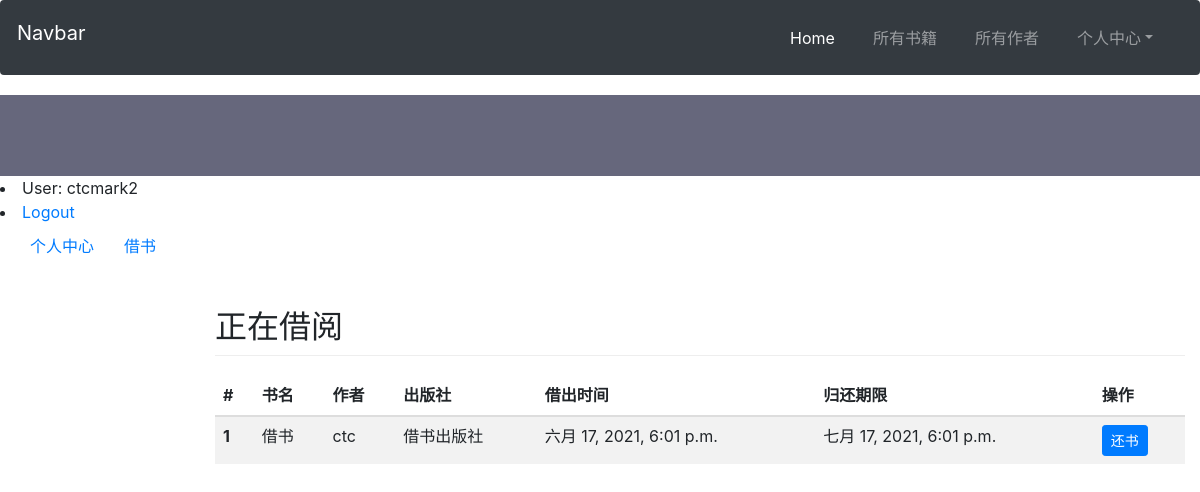
Page /library/mybooks/ (signed in) on the committed database.
### library/models.py (models this page shows, shortened)
class BookInstance(models.Model):
    id = models.UUIDField(primary_key=True,default=uuid.uuid4)
    book = models.ForeignKey('Book',on_delete=models.SET_NULL,null=True)
    date_borrow = models.DateTimeField(null=True,blank=True)
    date_back = models.DateTimeField(null=True,blank=True)
    LOAN_STATUS = (
        ('m', 'Maintenance(未上架)'),
        ('o', 'On loan(被借)'),
        ('a', 'Available(可借)'),
    )
    status = models.CharField(max_length=1, choices=LOAN_STATUS, blank=True, default='m', help_text='Book availability')
    borrower = models.ForeignKey(User, on_delete=models.SET_NULL, null=True, blank=True)
    class Meta:
        ordering = ["date_back"]

class Book(models.Model):
    title = models.CharField(max_length=50)
    author = models.ForeignKey('Author',on_delete=models.SET_NULL,null=True)
    is_aviliable = models.BooleanField(verbose_name='是否可借', default=True)
    pub = models.CharField(max_length=30)
    summary = models.TextField(help_text='写一些对此书的概述吧')

class Author(models.Model):
    name = models.CharField(max_length=100)
    def __str__(self):
        return '%s' % (self.name)

### library/views.py (the view)
# urls.py: path('mybooks/', views.LoanedBooksByUserListView.as_view(), name='my-borrowed'),
class LoanedBooksByUserListView(LoginRequiredMixin,generic.ListView):
    model = BookInstance
    template_name ='bookinstance_list_borrowed_user.html'
    paginate_by = 10
    def get_queryset(self):
        return BookInstance.objects.filter(borrower=self.request.user).filter(status__exact='o').order_by('date_back')

### templates/bookinstance_list_borrowed_user.html (shortened to what this page needs)
<!DOCTYPE html>
<html lang="zh">
<head>
    	<link rel="stylesheet" href="https://cdn.staticfile.org/twitter-bootstrap/3.3.7/css/bootstrap.min.css">
	<link href="https://cdn.bootcss.com/bootstrap/4.1.0/css/bootstrap.min.css" rel="stylesheet">
	<link rel="stylesheet" type="text/css" href="css/htmleaf-demo.css">
	<link rel="stylesheet" href="style.css">
</head>
<body>
{% extends "base_generic.html" %}
{% block content %}
   {% if user.is_authenticated %}
     <li>User: {{ user.get_username }}</li>
     <li><a href="{% url 'logout'%}?next={{request.path}}">Logout</a></li>
   {% endif %}
 <div class="col-sm-3 col-md-2 sidebar">
        <ul class="nav nav-sidebar">
            <li class="active"><a href="/home/">个人中心</a></li>
            <li><a href="/search/">借书</a></li>
        </ul>
    </div>
    <div class="col-sm-9 col-sm-offset-3 col-md-10 col-md-offset-2 main">
        <h2 class="page-header">正在借阅</h2>
        <div class="table-responsive">
            <table class="table table-striped">
              <thead>
                <tr>
                  <th scope="col">#</th>
                  <th scope="col">书名</th>
                  <th scope="col">作者</th>
                  <th scope="col">出版社</th>
                  <th scope="col">借出时间</th>
                  <th scope="col">归还期限</th>
                  <th scope="col">操作</th>
                </tr>
              </thead>
              <tbody>
                {% for books in bookinstance_list %}
                    <tr>
                        <th scope="row">{{ forloop.counter }}</th>
                        <a href="{% url 'book-detail' books.book.pk %}"><td>{{ books.book.title }}</td></a>
                        <td>{{ books.book.author }}</td>
                        <td>{{ books.book.pub }}</td>
                        <td>{{ books.date_borrow }}</td>
                        <td>{{ books.date_back }}</td>
                        <td><a class="btn btn-primary btn-sm" href="/return/?book_id={{ books.book.id }}">还书</a></td>
                    </tr>
                {% endfor %}
              </tbody>
            </table>
        </div>
    </div>
{% endblock %}

### templates/css/htmleaf-demo.css (style rules this page uses)
body, html { font-size: 100%; padding: 0; margin: 0; }
*, *:after, *:before { -webkit-box-sizing: border-box; -moz-box-sizing: border-box; box-sizing: border-box; }
body { font-weight: 500; font-size: 1.05em; font-family: "Microsoft YaHei","Segoe UI", "Lucida Grande", Helvetica, Arial,sans-serif; }

### rows in the picture
BookInstance: book "借书", book.author "ctc", book.pub "借书出版社", date_borrow "六月 17, 2021, 6:01 p.m.", date_back "七月 17, 2021, 6:01 p.m."

### other values in the picture
{{ user.get_username }} "ctcmark2"
